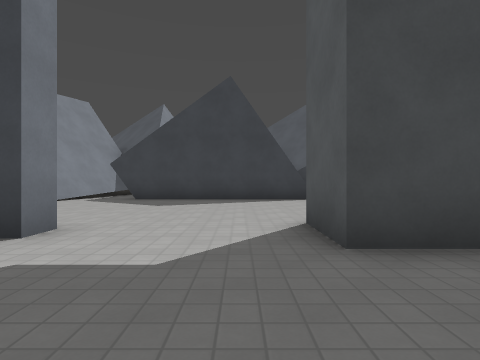
View 1 (above)

21 first-person views from a walk through a Godot game level. The camera is 1.3 m above the floor, looks level and sees 80° across. The floor is counted in squares, 2 m on a side. Each view is taken from the middle of a square. On the plan, view 1 faces up. The plan holds only what a view shows up to about 9 squares ahead; the rest is blank. The place goes on beyond the plan. Surface patterns are stand-ins for the level's own textures.

View 2
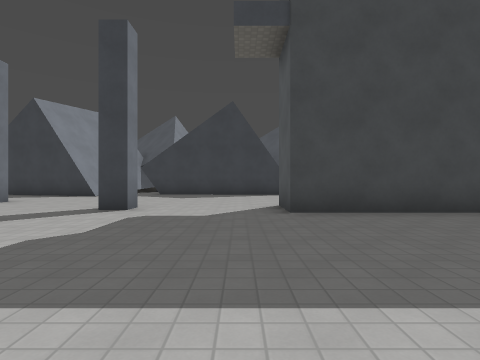

View 3
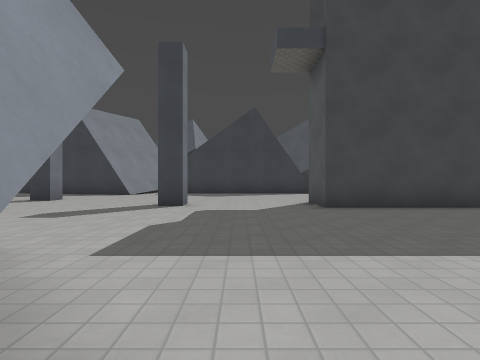

View 4
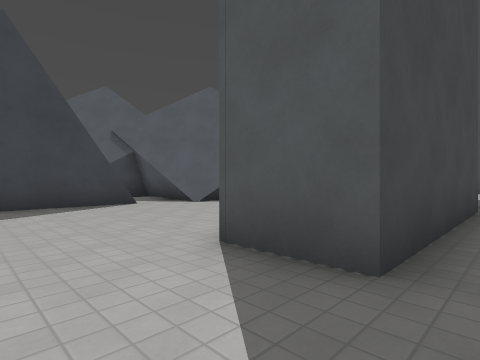

View 5
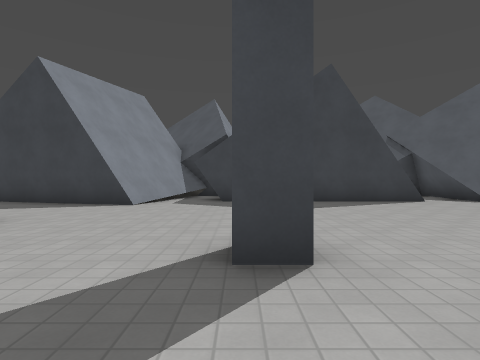

View 6
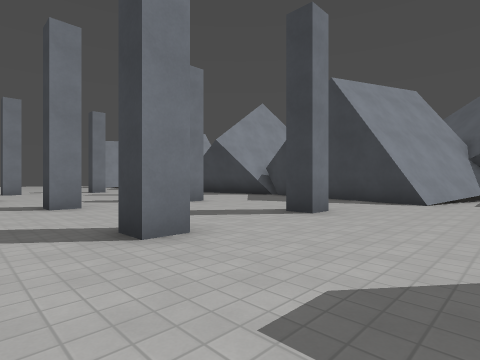

View 7
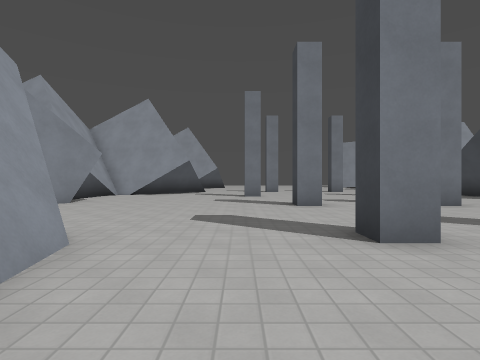

View 8
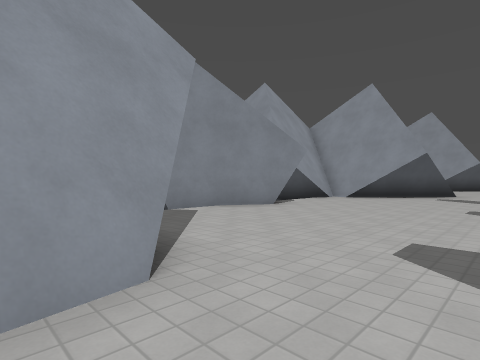

View 9
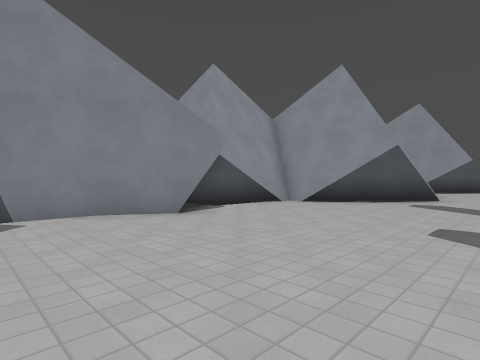

View 10
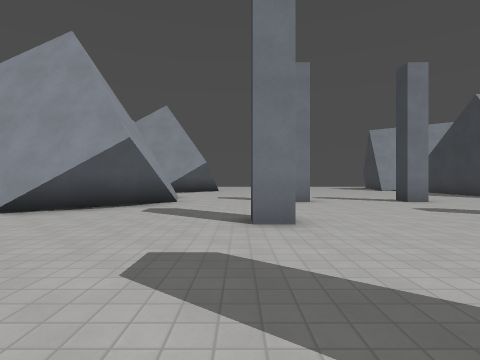

View 11
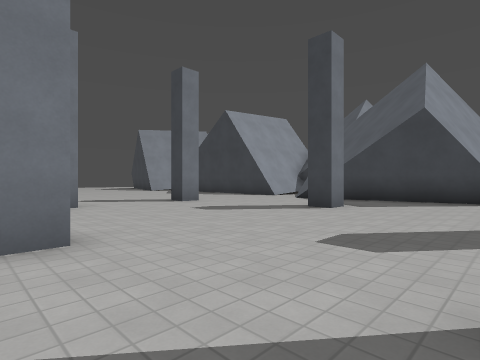

View 12
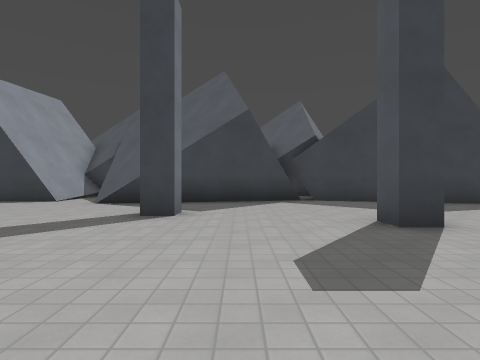

View 13
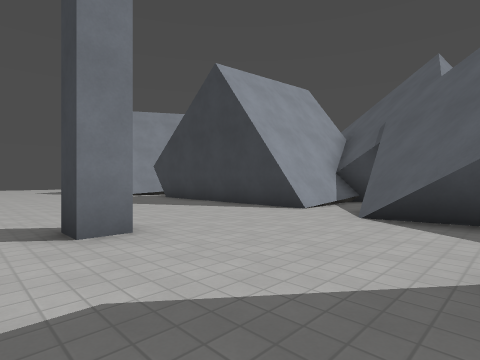

View 14
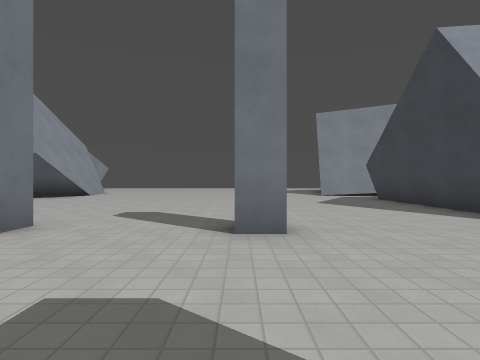

View 15
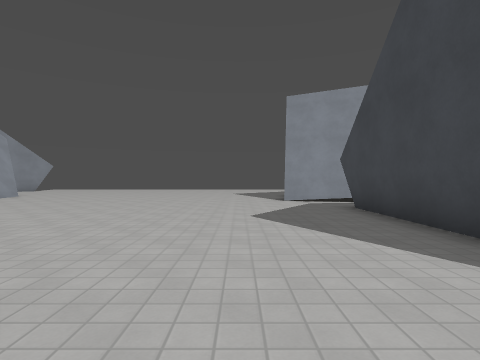

View 16
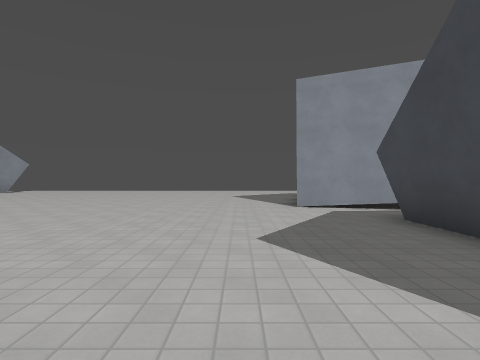

View 17
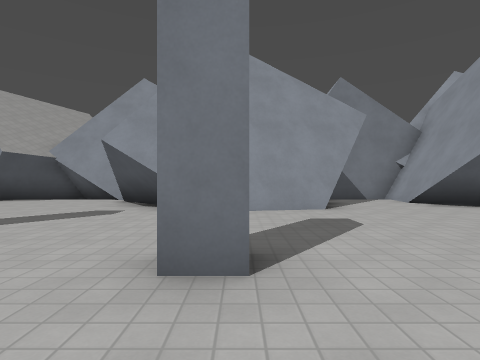

View 18
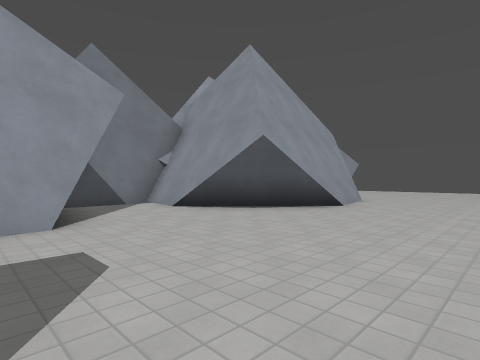

View 19
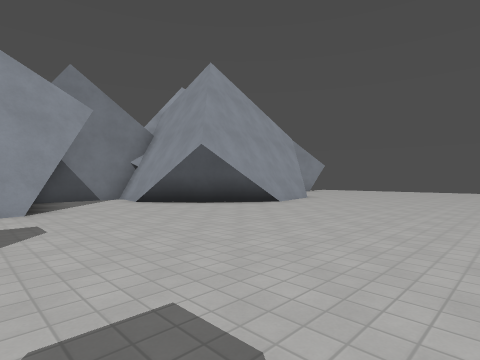

View 20
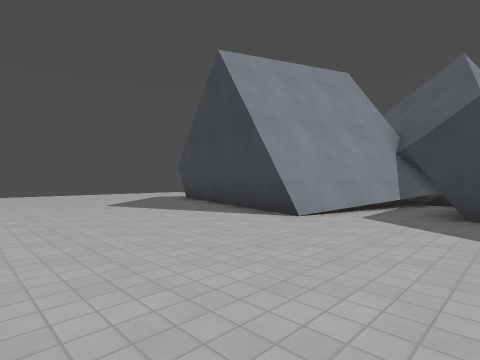

View 21
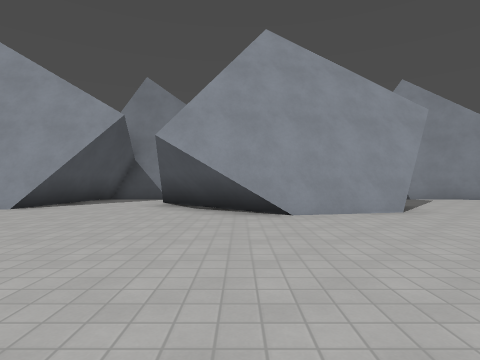

### Floor plan
Points are (right, up) in squares from view 1. A wall is a line through its corners. A room is listed if a view was taken in it or the views show most of it. See-through windows are left out.
Room 1 (views 1, 2, 3, 4, 5, 6, 7, 8, 9, 10, 11, 12, 13, 14, 15, 16, 17, 18, 19, 20, 21)
walls: (-11.2, 2.1) (-11.2, 1.4) (-11.9, 1.4); (-15.2, 0.9) (-15.2, 0.2) (-15.9, 0.2); (-11.2, 5.6) (-11.2, 4.9) (-11.8, 4.9) (-11.8, 5.6); (-15.2, 6.9) (-15.2, 6.2) (-15.9, 6.2); (-6.9, 2.1) (-6.9, 1.4) (-7.6, 1.4); (-12.4, 9.6) (-16, 8.9); (-6.9, 5.6) (-6.9, 4.9) (-7.6, 4.9); (-16.6, 8.6) (-18.4, 10.3); (-16.3, 8.9) (-17.2, 8.7); (-16.4, 9) (-17.7, 8.7); (-19.4, 5.6) (-19.4, 4.9) (-20.1, 4.9); (-12.1, 9.9) (-15.7, 9.1); (-17.1, 8.7) (-18.3, 9.8); (-20.1, 2.1) (-19.4, 2.1) (-19.4, 1.6); (-12.7, -4.5) (-9.5, -6.3); (-7.4, -2) (-5.8, -1.7); (-7.6, -2.3) (-6.1, -2); (-18.7, -2) (-16.5, -4); (-15.3, -5.3) (-13.8, -6.7); (-19.9, -2.4) (-18.3, -2.1) (-16.6, -3.6) (-16.9, -5.1); (-19.4, 9.6) (-26.4, 9.7); (-16.2, -5.7) (-14.9, -5.5) (-13.8, -6.5); (-2.4, 3.9) (-2.4, 3.2) (-3.1, 3.2); (-19.1, 12.3) (-19.9, 12.1); (-22.6, -3) (-20.1, -2.5); (-5.3, 11.5) (-6.3, 8.5) (-11.8, 10); (-19.6, 12.4) (-19.8, 9.6); (-19.9, 12.4) (-20, 9.6); (-5, 11.6) (-6, 8.4); (-3.2, 9.7) (-4.1, 9.7); (-22.6, -5.1) (-22.2, -2.6); (-1.6, -2.8) (-1.7, -3.2); (-25, -2.8) (-25.5, -6.1); (-26.9, -1.3) (-24.9, -3.3); (-27.1, -1.4) (-24.9, -3.5); (-25.3, -6.1) (-22.6, -6.1); (2.5, 9.6) (-0.9, 9.6); (-26.6, 13.1) (-28.1, 8.4); (-26.8, 13.2) (-28.3, 8.5) (-31.6, 9.4); (4, 9.3) (4.1, 10); (4.3, 9.5) (3.8, 10); (-30.9, -2.2) (-26.5, -1.3)
low walls: (-17.2, 8.7) (-18.2, 9.5); (-17.7, 8.7) (-18.2, 9.2); (-16.5, -4) (-16.6, -5.1); (-19.2, -1.8) (-16.5, -4.2); (-18.4, -2.8) (-16.5, -4.6); (-15.7, -5.4) (-13.8, -7.1); (-16.2, -5.5) (-15.3, -5.3); (-19.4, 10.4) (-19.4, 9.6); (-5.5, 9.3) (-5.8, 8.5); (-19.4, 11.4) (-19.4, 10.5); (-22.2, -2.6) (-19.2, -2) (-18.5, -2.7); (-19.2, 12.5) (-19.9, 12.4); (-22.5, -5.1) (-22.1, -2.6); (-24.9, -3.3) (-25.3, -6.1); (-26.5, -2.5) (-24.8, -4); (-27.5, -1.2) (-24.7, -3.9); (-27.6, -1.5) (-26.6, -2.4); (-27.5, 9.7) (-27.9, 8.4); (-30.5, -1.9) (-28.5, -1.5); (4.9, 8.7) (3.8, 9.8); (5, 8.9) (4.5, 8.8) (4, 9.3)
objects: building (1, 3) to (5, 4)

Where each view was taken, in squares from view 1:
view 1: 0 up, 0 right, facing up
view 2: 3 down, 0 right, facing up
view 3: 4 down, 1 left, facing up
view 4: 2 up, 1 left, facing up-right
view 5: 1 up, 3 left, facing up
view 6: 0 up, 4 left, facing up-left
view 7: 0 up, 4 left, facing left
view 8: 0 up, 6 left, facing down-left
view 9: 0 up, 9 left, facing down-left
view 10: 0 up, 11 left, facing left
view 11: 0 up, 12 left, facing up-left
view 12: 1 up, 14 left, facing up
view 13: 4 up, 16 left, facing up-left
view 14: 5 up, 16 left, facing left
view 15: 7 up, 19 left, facing left
view 16: 7 up, 21 left, facing left
view 17: 4 up, 20 left, facing down
view 18: 2 up, 21 left, facing down-left
view 19: 4 up, 21 left, facing down-left
view 20: 4 up, 25 left, facing up-left
view 21: 4 up, 27 left, facing down
